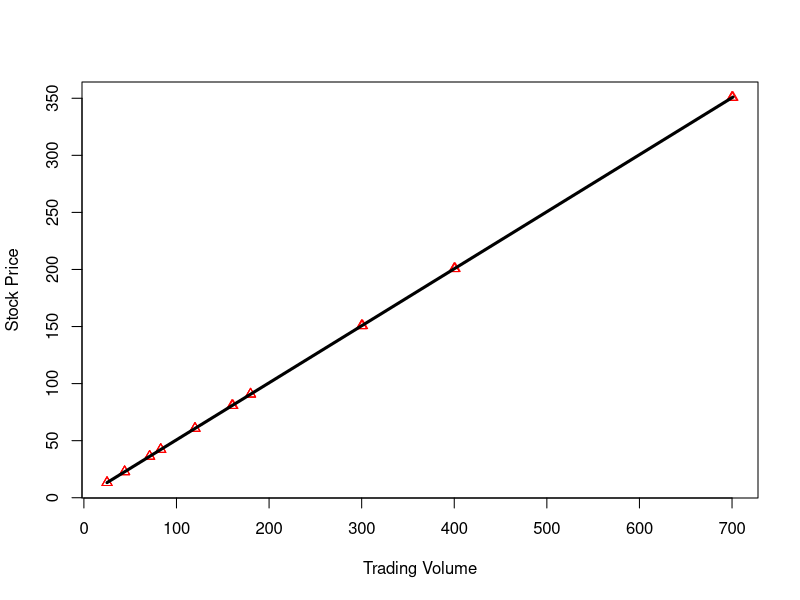

This chart was generated by the following R code:
## ---- chunk 1
pTr<-c(80.75,200.75,90.75,60.75,22.75,150.75,350.75,13.25,36.25,42.25,80.75,200.75,90.75,
     60.75,22.75,150.75,350.75,13.25,36.25,42.25,80.75,200.75,90.75,60.75,22.75,150.75,
     350.75,13.25,36.25,42.25)
vTr<-c(160,401,180,120,44,300,700,25,71,83,161,400,180,120,44,300,700,25,71,83,160,400,
     180,120,44,301,701,25,71,83)
fit<-lm(pTr~vTr)
fit
## ---- chunk 2
plot(vTr,pTr,pch=24,col="red",xlab="Trading Volume",ylab="Stock Price")
lines(vTr,fit$fitted,lwd=3)
## ---- chunk 3
pTest<-c(88.29,43.9,46.3,351,451); vTest<-c(175,86,91,700,900)
round(predict(fit,data.frame(vTr=vTest)),2)
## ---- chunk 4
sqrt(sum((fit$fitted-pTr)^2)); sqrt(sum((predict(fit,data.frame(vTr=vTest))-pTest)^2))

